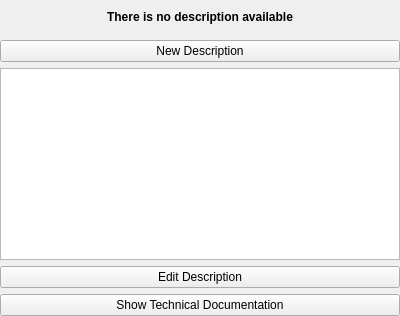
<?xml version="1.0" encoding="UTF-8"?>
<ui version="4.0">
 <class>CQuickHelpGuiComp</class>
 <widget class="QWidget" name="CQuickHelpGuiComp">
  <property name="geometry">
   <rect>
    <x>0</x>
    <y>0</y>
    <width>400</width>
    <height>316</height>
   </rect>
  </property>
  <property name="sizePolicy">
   <sizepolicy hsizetype="Ignored" vsizetype="Ignored">
    <horstretch>0</horstretch>
    <verstretch>0</verstretch>
   </sizepolicy>
  </property>
  <layout class="QVBoxLayout" name="verticalLayout">
   <property name="spacing">
    <number>6</number>
   </property>
   <property name="leftMargin">
    <number>0</number>
   </property>
   <property name="topMargin">
    <number>0</number>
   </property>
   <property name="rightMargin">
    <number>0</number>
   </property>
   <property name="bottomMargin">
    <number>0</number>
   </property>
   <item>
    <widget class="QWidget" name="NoDescriptionFrame" native="true">
     <layout class="QVBoxLayout" name="verticalLayout_2">
      <property name="spacing">
       <number>6</number>
      </property>
      <property name="leftMargin">
       <number>0</number>
      </property>
      <property name="topMargin">
       <number>0</number>
      </property>
      <property name="rightMargin">
       <number>0</number>
      </property>
      <property name="bottomMargin">
       <number>0</number>
      </property>
      <item>
       <widget class="QLabel" name="NoDescriptionLabel">
        <property name="sizePolicy">
         <sizepolicy hsizetype="Preferred" vsizetype="Minimum">
          <horstretch>0</horstretch>
          <verstretch>0</verstretch>
         </sizepolicy>
        </property>
        <property name="font">
         <font>
          <weight>75</weight>
          <bold>true</bold>
         </font>
        </property>
        <property name="text">
         <string>There is no description available</string>
        </property>
        <property name="alignment">
         <set>Qt::AlignCenter</set>
        </property>
       </widget>
      </item>
      <item>
       <widget class="QPushButton" name="NewButton">
        <property name="text">
         <string>New Description</string>
        </property>
       </widget>
      </item>
     </layout>
    </widget>
   </item>
   <item>
    <widget class="QWidget" name="DescriptionFrame" native="true">
     <layout class="QVBoxLayout" name="verticalLayout_3">
      <property name="spacing">
       <number>6</number>
      </property>
      <property name="leftMargin">
       <number>0</number>
      </property>
      <property name="topMargin">
       <number>0</number>
      </property>
      <property name="rightMargin">
       <number>0</number>
      </property>
      <property name="bottomMargin">
       <number>0</number>
      </property>
      <item>
       <widget class="QTextBrowser" name="DescriptionBrowser">
        <property name="sizePolicy">
         <sizepolicy hsizetype="Minimum" vsizetype="Minimum">
          <horstretch>0</horstretch>
          <verstretch>0</verstretch>
         </sizepolicy>
        </property>
       </widget>
      </item>
      <item>
       <widget class="QPushButton" name="EditButton">
        <property name="text">
         <string>Edit Description</string>
        </property>
       </widget>
      </item>
     </layout>
    </widget>
   </item>
   <item>
    <widget class="QPushButton" name="ShowTechButton">
     <property name="text">
      <string>Show Technical Documentation</string>
     </property>
    </widget>
   </item>
  </layout>
 </widget>
 <tabstops>
  <tabstop>NewButton</tabstop>
  <tabstop>DescriptionBrowser</tabstop>
  <tabstop>EditButton</tabstop>
  <tabstop>ShowTechButton</tabstop>
 </tabstops>
 <resources/>
 <connections/>
</ui>
